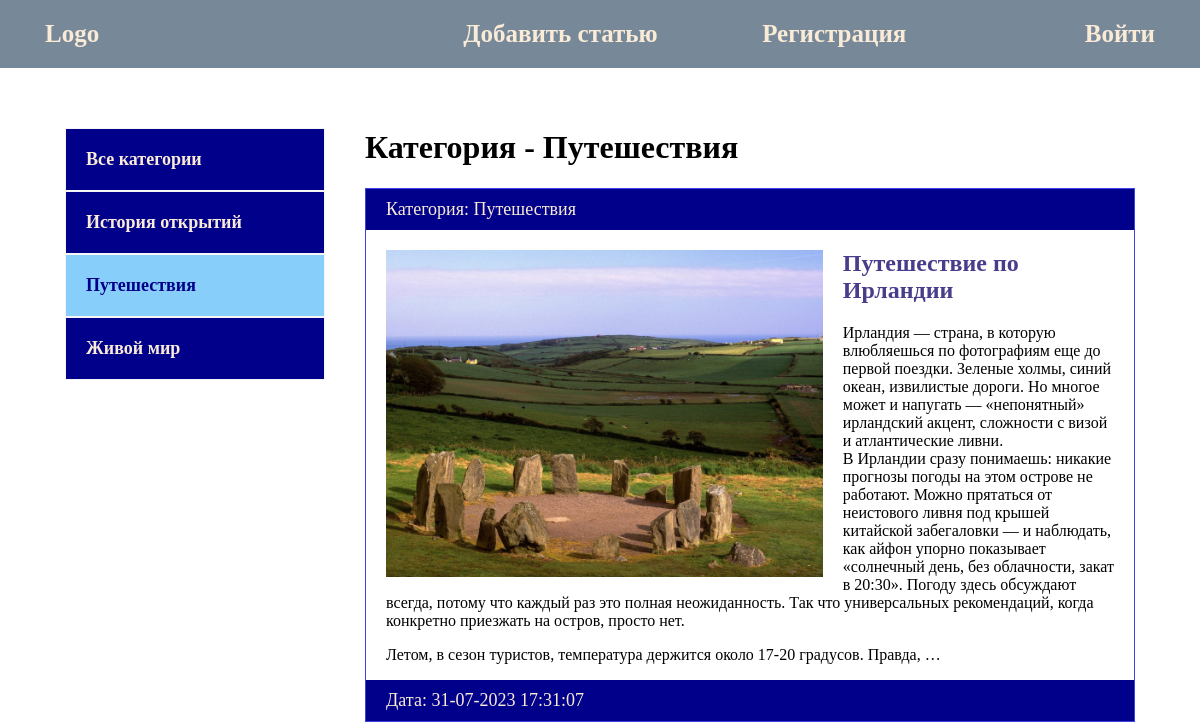
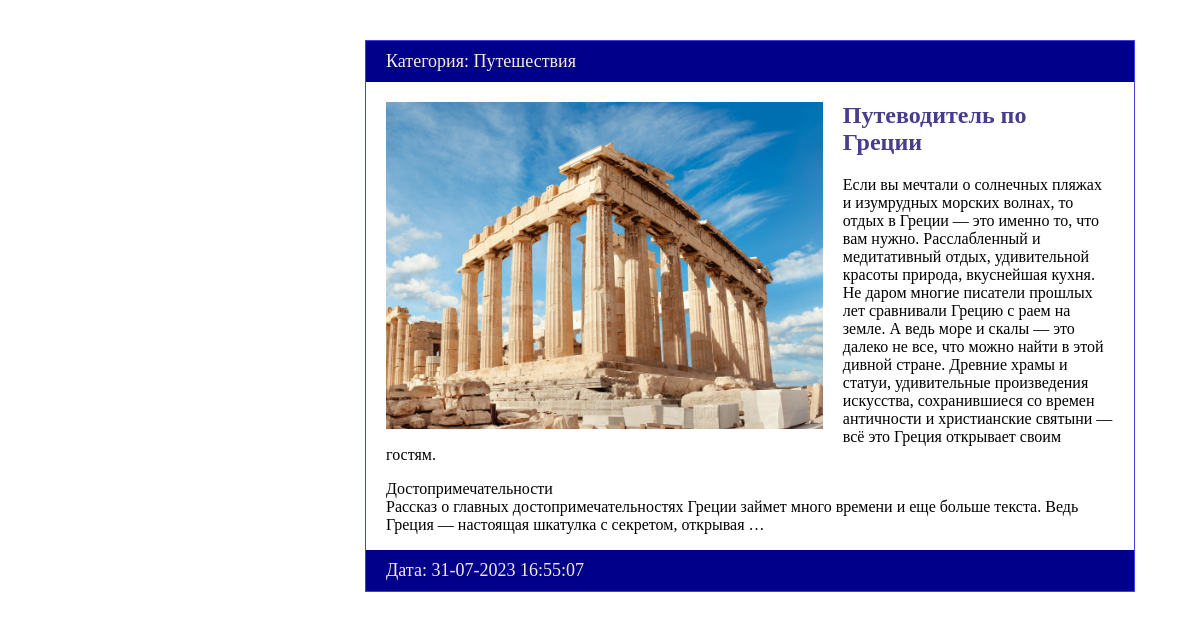
Before: /category/puteshestviya/ (signed in) with the older database file (2 pictures, top to bottom).
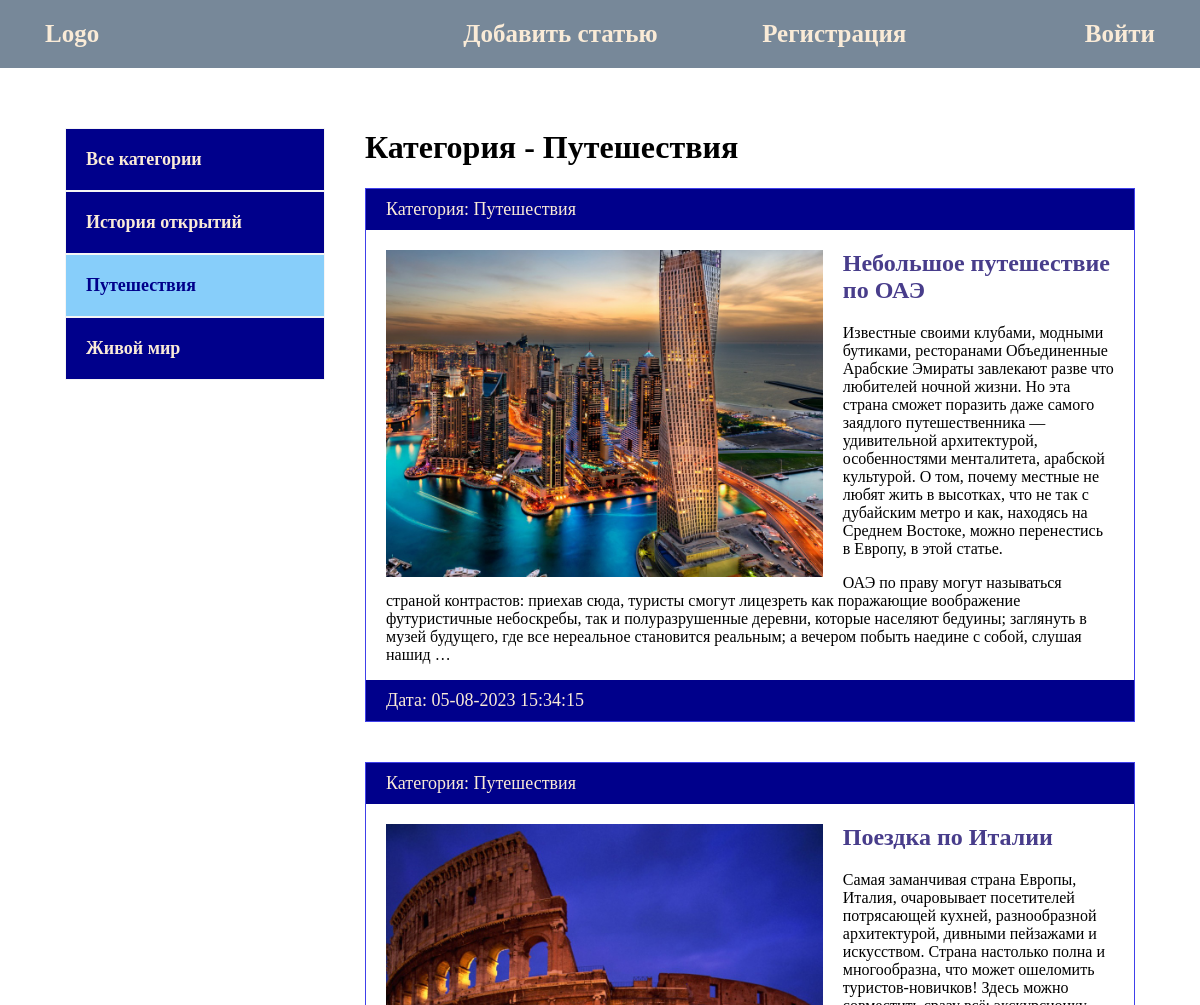
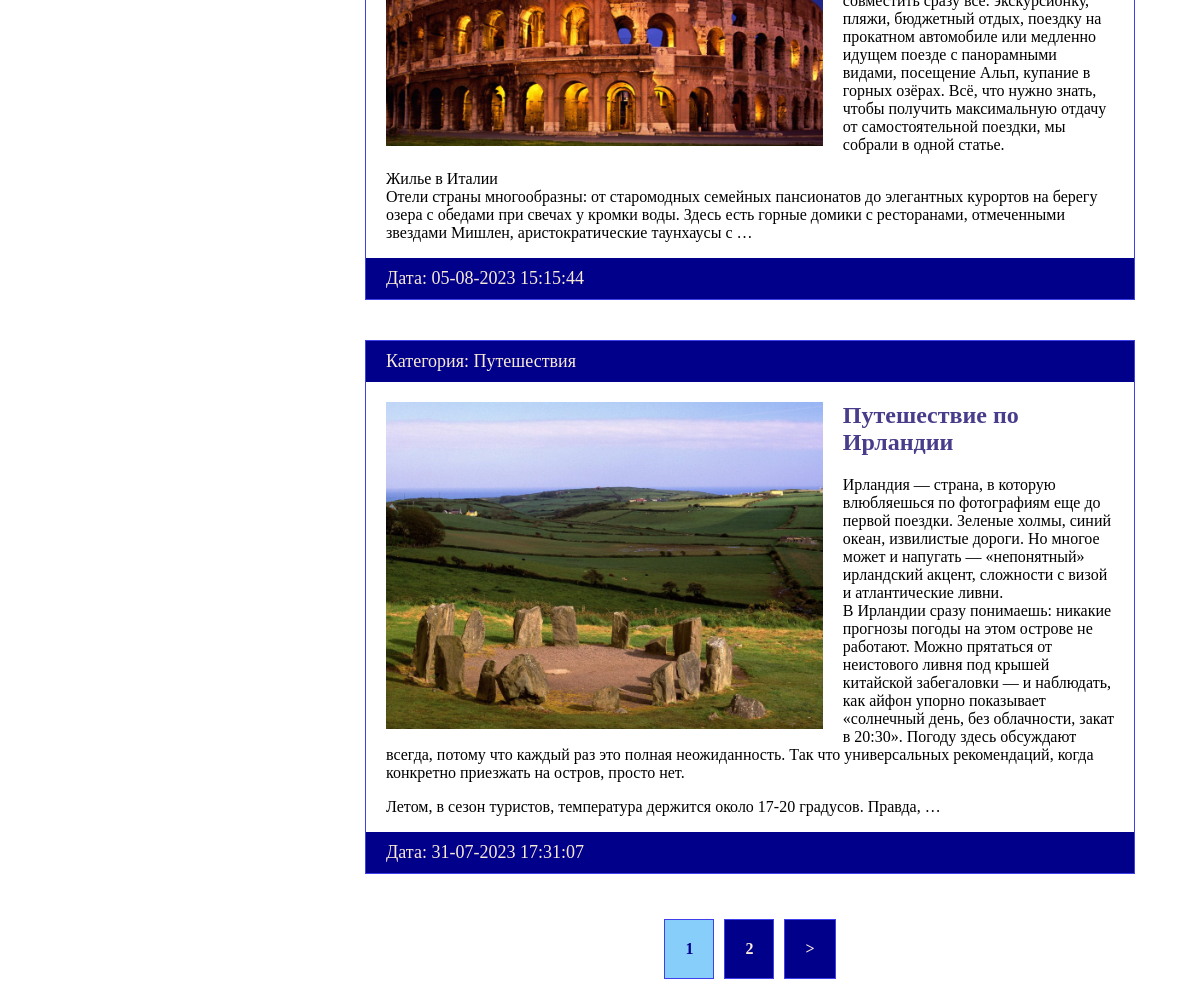
After: the same page with the newer database file (2 pictures, top to bottom).
### blog/models.py (models this page shows, shortened)
class Category(models.Model):
    name = models.CharField(max_length=150, verbose_name='Название')
    slug = models.SlugField(max_length=150, unique=True, verbose_name='URL')
    def __str__(self):
        return self.name
    def get_absolute_url(self):
        return reverse('category', kwargs={'cat_slug': self.slug})
    class Meta:
        verbose_name = 'категорию'
        verbose_name_plural = 'Категории'

class Blog(models.Model):
    title = models.CharField(max_length=255, verbose_name='Заголовок')
    slug = models.SlugField(max_length=255, unique=True, verbose_name='URL')
    content = models.TextField(blank=True, verbose_name='Содержание')
    photo = models.ImageField(upload_to='photos/%Y/%m/%d/', blank=True, verbose_name='Фотография')
    time_created = models.DateTimeField(auto_now_add=True, verbose_name='Время создания')
    time_update = models.DateTimeField(auto_now=True, verbose_name='Время обновления')
    is_published = models.BooleanField(default=True, verbose_name='Опубликовано')
    picture1 = models.ImageField(upload_to='pictures/%Y/%m/%d/', blank=True, verbose_name='Картинка1')
    picture2 = models.ImageField(upload_to='pictures/%Y/%m/%d/', blank=True, verbose_name='Картинка2')
    picture3 = models.ImageField(upload_to='pictures/%Y/%m/%d/', blank=True, verbose_name='Картинка3')
    picture4 = models.ImageField(upload_to='pictures/%Y/%m/%d/', blank=True, verbose_name='Картинка4')
    picture5 = models.ImageField(upload_to='pictures/%Y/%m/%d/', blank=True, verbose_name='Картинка5')
    cat = models.ForeignKey('Category', on_delete=models.PROTECT, verbose_name='Категория')
    def get_absolute_url(self):
        return reverse('article', kwargs={'article_slug': self.slug})
    class Meta:
        verbose_name = 'статью'
        verbose_name_plural = 'Статьи'
        ordering = ['-time_created']

### blog/views.py (the view)
# urls.py: path('category/<slug:cat_slug>/', BlogCategory.as_view(), name='category'),
class BlogCategory(DataMixin, ListView):
    model = Blog
    template_name = 'blog/index.html'
    context_object_name = 'posts'
    allow_empty = False
    def get_queryset(self):
        return Blog.objects.filter(cat__slug=self.kwargs['cat_slug'], is_published=True).select_related('cat')
    def get_context_data(self, *, object_list=None, **kwargs):
        context = super().get_context_data(**kwargs)
        c = Category.objects.get(slug=self.kwargs['cat_slug'])
        c_def = self.get_user_context(title='Категория - ' + str(c.name), cat_selected=c.pk)
        return dict(list(context.items()) + list(c_def.items()))

### blog/utils.py (called while the page is built)
    def get_user_context(self, **kwargs):
        context = kwargs
        cats = Category.objects.annotate(Count('blog'))
        user_menu = menu.copy()
        if not self.request.user.is_authenticated:
            user_menu.pop(0)
        context['menu'] = user_menu
        context['cats'] = cats
        if 'cat_selected' not in context:
            context['cat_selected'] = 0
        return context

### blog/templates/blog/index.html
{% extends 'blog/base.html' %}
{% load static %}
{% block content %}
<h1>{{ title }}</h1>
<ul>
    {% for p in posts %}
    <li>
        <p class="first">Категория: {{ p.cat }}</p>
        <div class="text">
            {% if p.photo %}
                <img class="image" src="{{ p.photo.url }}" alt="">
            {% else %}
                <img class="image" src="{% static 'blog/default.jpg' %}" alt="" >
            {% endif %}
            <h2><a href="{{ p.get_absolute_url }}">{{ p.title }}</a></h2>
            <p>{{ p.content|linebreaks|truncatewords:100 }}</p>
        </div>
        <p class="date">Дата: {{ p.time_update|date:"d-m-Y H:i:s" }}</p>
    </li>
    {% endfor %}
</ul>
{% endblock %}

### blog/templates/blog/base.html (shortened to what this page needs)
<!DOCTYPE html>
{% load static %}
{% load blog_tags %}
<html lang="en">
<head>
    <link rel="stylesheet" href="{% static 'css/style.css' %}">
</head>
<body>
<div class="header">
    <div class="wrap">
        <ul class="mainmenu">
            <li class="logo"><a href="{% url 'index' %}">Logo</a></li>
            {% for m in menu %}
                <li class="last"><a href="{% url m.url_name %}">{{ m.title }}</a></li>
            {% endfor %}
        </ul>
    </div>
</div>
<div class="content">
    <div class="wrap">
        <div class="sidebar">
            <ul>
                {% if cat_selected == 0 %}
                    <li class="selected">Все категории</li>
                {% else %}
                    <li><a href="{% url 'index' %}">Все категории</a></li>
                {% endif %}
                {% for c in cats %}
                    {% if c.blog__count > 0 %}
                        {% if c.pk == cat_selected %}
                            <li class="selected">{{ c.name }}</li>
                        {% else %}
                            <li><a href="{{ c.get_absolute_url }}">{{ c.name }}</a></li>
                        {% endif %}
                    {% endif %}
                {% endfor %}
            </ul>
        </div>
        <div class="main">
            {% block content %}
            {% endblock %}
            {% if page_obj.has_other_pages %}
            <div>
                <ul class="pagination">
                    {% for p in paginator.page_range %}
                        {% if page_obj.number == p %}
                            <li class="page-num page-num-selected">
                                {{ p }}
                            </li>
                        {% elif p >= page_obj.number|add:-2 and p <= page_obj.number|add:2 %}
                            <li class="page-num">
                                <a href="?page={{ p }}">{{ p }}</a>
                            </li>
                        {% endif %}
                    {% endfor %}
                    {% if page_obj.has_next %}
                        <li class="page-num">
                            <a href="?page={{ page_obj.next_page_number }}">&gt;</a>
                        </li>
                    {% endif %}
                </ul>
            </div>
            {% endif %}
        </div>
    </div>
</div>
</body>
</html>

Changed rows visible on the page:
no longer on this page (row unchanged): Blog: cat "Путешествия", photo (picture), title "Путеводитель по Греции", content "Если вы мечтали о солнечных пляжах и изумрудных морских волнах, то отдых в Греции — это именно то, что вам нужно. Расслабленный и медитативный отдых, удивительной красоты природа, вкуснейшая кухня. Не даром многие писатели прошлых лет сравнивали Грецию с раем на земле. А ведь море и скалы — это далеко не все, что можно найти в этой дивной стране. Древние храмы и статуи, удивительные произведения искусства, сохранившиеся со времен античности и христианские святыни — всё это Греция открывает своим гостям. Достопримечательности Рассказ о главных достопримечательностях Греции займет много времени и еще больше текста. Ведь Греция — настоящая шкатулка с секретом, открывая …", time_update "31-07-2023 16:55:07"
added Blog: cat "Путешествия", photo (picture), title "Небольшое путешествие по ОАЭ", content "Известные своими клубами, модными бутиками, ресторанами Объединенные Арабские Эмираты завлекают разве что любителей ночной жизни. Но эта страна сможет поразить даже самого заядлого путешественника — удивительной архитектурой, особенностями менталитета, арабской культурой. О том, почему местные не любят жить в высотках, что не так с дубайским метро и как, находясь на Среднем Востоке, можно перенестись в Европу, в этой статье. ОАЭ по праву могут называться страной контрастов: приехав сюда, туристы смогут лицезреть как поражающие воображение футуристичные небоскребы, так и полуразрушенные деревни, которые населяют бедуины; заглянуть в музей будущего, где все нереальное становится реальным; а…", time_update "05-08-2023 15:34:15"
added Blog: cat "Путешествия", photo (picture), title "Поездка по Италии", content "Самая заманчивая страна Европы, Италия, очаровывает посетителей потрясающей кухней, разнообразной архитектурой, дивными пейзажами и искусством. Страна настолько полна и многообразна, что может ошеломить туристов-новичков! Здесь можно совместить сразу всё: экскурсионку, пляжи, бюджетный отдых, поездку на прокатном автомобиле или медленно идущем поезде с панорамными видами, посещение Альп, купание в горных озёрах. Всё, что нужно знать, чтобы получить максимальную отдачу от самостоятельной поездки, мы собрали в одной статье. Жилье в Италии Отели страны многообразны: от старомодных семейных пансионатов до элегантных курортов на берегу озера с обедами при свечах у кромки воды. Здесь есть горные…", time_update "05-08-2023 15:15:44"
Other visible differences:
new list line: "1"
new list line: "2"
